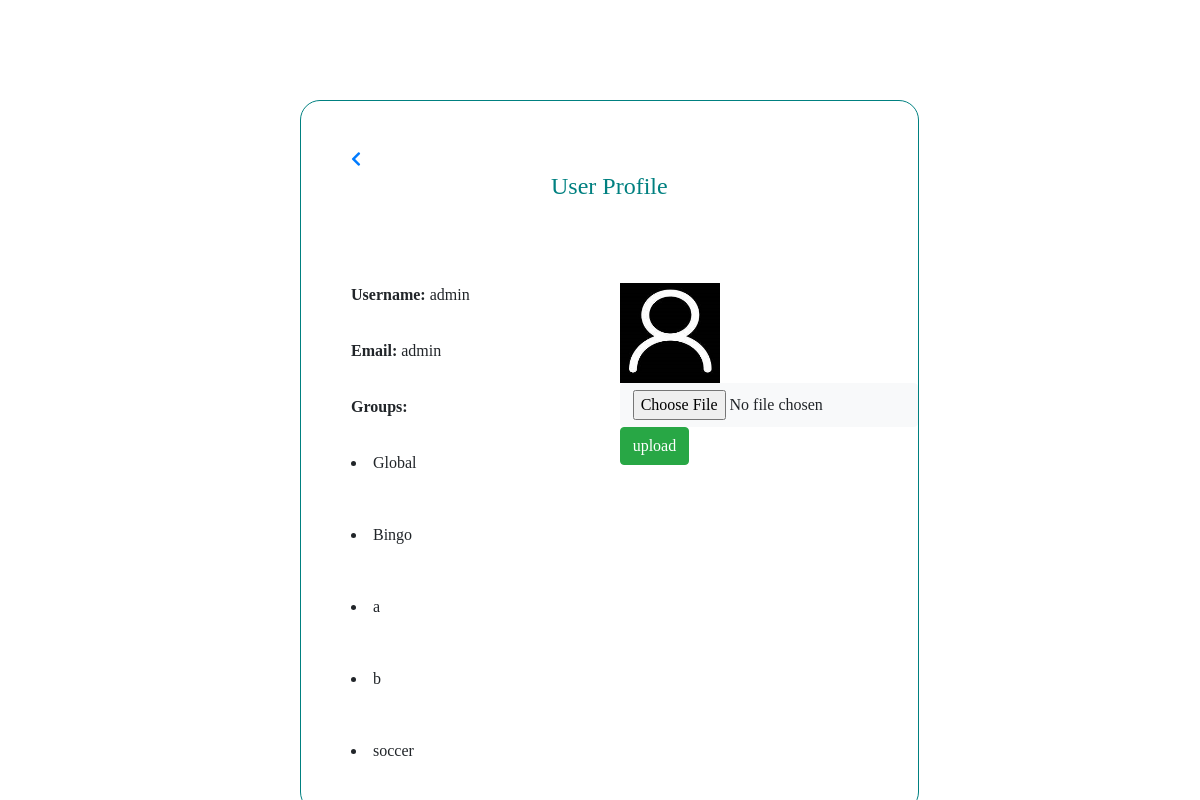
The page /userprofile.php (signed in) on the database its author committed.
### tables this page shows
CREATE TABLE `users` (
  `user_id` int(30) NOT NULL,
  `user_name` varchar(30) NOT NULL,
  `email_id` varchar(30) NOT NULL,
  `password` varchar(30) NOT NULL,
  `user_image` text NOT NULL,
  `posts` text,
  `comments` text NOT NULL
);

CREATE TABLE `groups` (
  `group_id` int(11) NOT NULL,
  `group_name` text NOT NULL,
  `owner_id` int(11) NOT NULL,
  `privacy` text NOT NULL
);

### userprofile.php (the view, shortened to what this page needs)
<!DOCTYPE html>
<html>
<head>
<link rel ="stylesheet" a href="css\uprofile.css">
<link rel="stylesheet" href="https://use.fontawesome.com/releases/v5.0.13/css/all.css"
>
<link rel="stylesheet" href="https://stackpath.bootstrapcdn.com/bootstrap/4.1.1/css/bootstrap.min.css"
>
</head>
<body>
<div>
<?php
    global $dbc;
    $mail = $_SESSION['email_id'];
      $user="SELECT user_name,user_id,user_image FROM `users` WHERE email_id = '$mail' ";
       $r_user= mysqli_query($dbc,$user);
       $row_user=mysqli_fetch_array($r_user);
       $user_name = $row_user['user_name'];
       $user_id = $row_user['user_id'];
       if($row_user['user_image']==""){
                $dp="";
                $dp=$dp."default.jpg";
              }
              else{
              	$dp =$row_user['user_image'];
              }
       $g_name = "SELECT groups.group_name FROM `groups` INNER JOIN `user_groups` where user_groups.user_id='$user_id' AND groups.group_id=user_groups.group_id AND groups.privacy='public'";
       $gn_result= mysqli_query($dbc,$g_name);
       $profile='';
       $profile=$profile."<div class='profilepage'>";
       $profile=$profile."<a style='margin-top:50px;margin-left:50px;' href=home.php <i class='fas fa-chevron-left' ></i></a>";
       $profile=$profile."<H4 style='text-align:center; color:teal; margin-top:0px;'>User Profile</H4><br>";
       $profile=$profile."<div id='aligns'>";
       $profile=$profile."<label>Username:</label>";
       $profile=$profile." $user_name<br><br>";
       $profile=$profile."<label>Email:</label>";
       $profile=$profile." $mail<br><br>";
       $profile=$profile."<label>Groups:</label><br><br>";
       while( $rowg= mysqli_fetch_array($gn_result)){
           $group_name=$rowg['group_name'];
       $profile=$profile."<li>$group_name</li><br><br>";
       }
       $profile=$profile."</div>";
       $profile=$profile."<div id='imgg'style='float:right';>";
       $profile=$profile."<img width='100' height='100' src ='img/$dp'>";
       $profile=$profile."<form method='POST' enctype='multipart/form-data'>";
       $profile=$profile."<input type='file' class='btn btn-light'name='img' value='choose'/><br>";
       $profile=$profile."<input type='submit' name='submit' class='btn btn-success' value='upload'/>";
       $profile=$profile."</form>";
       $profile=$profile."</div>";
       $profile=$profile."</div>";
       echo $profile;
?>
</body>
</html>

### css/uprofile.css (style rules this page uses)
.profilepage { border:1px solid teal; margin-left: 300px; margin-top: 100px; margin-right: 200px; margin-bottom: 300px; border-radius: 20px; position: fixed; font-family: Verdana; }
#aligns { margin-left: 50px; margin-top: 50px; float: left; }
label { font-weight: bold; }
#imgg { margin-left: 150px; margin-top: 50px; }

### rows shown on the page
users: user_name "admin"
groups: group_name "Global"
groups: group_name "Bingo"
groups: group_name "a"
groups: group_name "b"
groups: group_name "soccer"

### other values the page prints
$mail "admin"
